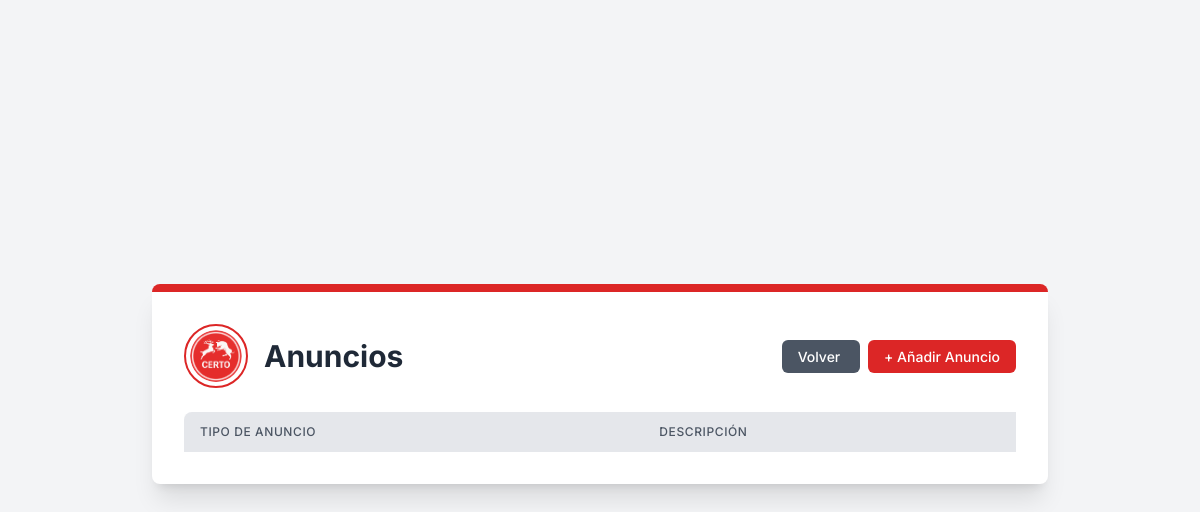
Before: /comedor/ads/ (signed in) with the older database file.
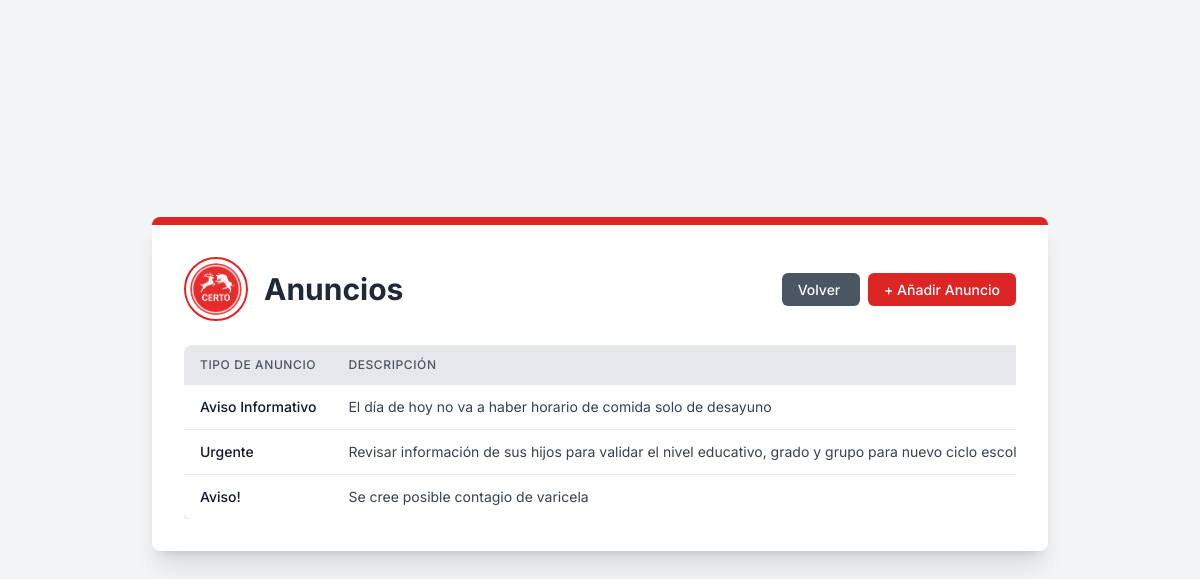
After: the same page with the newer database file.
### comedor/models.py (models this page shows, shortened)
class Noticias(models.Model):
    titulo = models.CharField(max_length=100)
    contenido = models.TextField()
    activo = models.BooleanField(default=True)
    autor = models.ForeignKey(Usuarios, on_delete=models.CASCADE)
    fecha = models.DateField(auto_now=True)

### comedor/views.py (the view)
# urls.py: path("ads/", views.ads, name="ads"),
def ads(request):
    if request.user.is_authenticated:
        noticiaList = Noticias.objects.all()
        return render(request, 'Ads/ads_list_view.html', {'noticias': noticiaList})
    else:
        return redirect('core:signInUp')

### comedor/templates/Ads/ads_list_view.html
{% extends "main.html" %} {% load static %}{% block content %}
    <div
      class="bg-white p-8 rounded-lg shadow-xl max-w-4xl w-full border-t-8 border-primary-red mb-8"
    >
      <div class="flex flex-col md:flex-row items-center justify-between mb-6">
        <div class="flex items-center mb-4 md:mb-0">
          <img
            src="{% static 'img/logos/logo.png' %}"
            alt="Logo de la Cafetería Certo"
            class="w-16 h-16 rounded-full border-2 border-primary-red p-1 object-cover mr-4"
          />
          <h1 class="text-3xl font-bold text-gray-800">
            Anuncios
          </h1>
        </div>
        <div class="text-right">
          <a
            href="/core/dashboard"
            class="px-4 py-2 text-sm font-medium text-white bg-gray-600 rounded-md hover:bg-gray-700 transition duration-300 ease-in-out mr-2"
          >
            Volver
        </a>
          <a
            href="{% url 'comedor:createAds' %}"
            class="px-4 py-2 text-sm font-medium text-white bg-primary-red rounded-md hover:bg-red-700 transition duration-300 ease-in-out"
          >
            + Añadir Anuncio
          </a>
        </div>
      </div>
    <div class="overflow-x-auto">
      <table class="min-w-full bg-white rounded-lg shadow-custom">
        <thead class="bg-gray-200">
          <tr>
            <th
              class="py-3 px-4 text-left text-xs font-medium text-gray-600 uppercase tracking-wider rounded-tl-lg"
            >
              Tipo de Anuncio
            </th>
            <th
              class="py-3 px-4 text-left text-xs font-medium text-gray-600 uppercase tracking-wider"
            >
              Descripción
            </th>
          </tr>
        </thead>
        <tbody class="divide-y divide-gray-200">
          {% for noticia in noticias %}
          <tr class="hover:bg-gray-50">
            <td
              class="py-3 px-4 whitespace-nowrap text-sm font-medium text-gray-900"
            >
              {{ noticia.titulo }}
            </td>
            <td class="py-3 px-4 whitespace-nowrap text-sm text-gray-700">
              {{ noticia.contenido }}
            </td>
          </tr>
          {% endfor %}
        </tbody>
      </table>
    </div>
    </div>
  </body>
</html>
{% endblock %}

### core/templates/main.html (shortened to what this page needs)
{% load static %}
<!DOCTYPE html>
<html lang="es">
  <head>
    <script src="https://cdn.tailwindcss.com"></script>
    <link rel="stylesheet" href="{% static 'css/main.css' %}" />
  </head>
  <body class="flex items-center justify-center min-h-screen p-4">
    {% block content %} {% endblock %}
  </body>
</html>

### static/css/main.css (style rules this page uses)
body { font-family: "Inter", sans-serif; background-color: #f3f4f6; }
.bg-primary-red { background-color: #dc2626; }
.border-primary-red { border-color: #dc2626; }
.shadow-custom { box-shadow: 0 4px 6px -1px rgba(0, 0, 0, 0.1), 0 2px 4px -1px rgba(0, 0, 0, 0.06); }

Changed rows visible on the page:
added Noticias: titulo "Aviso Informativo", contenido "El día de hoy no va a haber horario de comida solo de desayuno"
added Noticias: titulo "Urgente", contenido "Revisar información de sus hijos para validar el nivel educativo, grado y grupo para nuevo ciclo…"
added Noticias: titulo "Aviso!", contenido "Se cree posible contagio de varicela"
